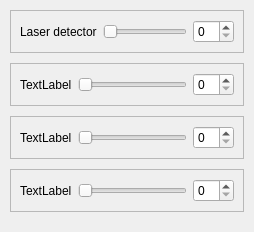
            <widget class="QWidget" name="general_setting">
             <layout class="QVBoxLayout" name="verticalLayout_35">
              <property name="spacing">
               <number>10</number>
              </property>
              <property name="leftMargin">
               <number>10</number>
              </property>
              <property name="topMargin">
               <number>10</number>
              </property>
              <property name="rightMargin">
               <number>10</number>
              </property>
              <property name="bottomMargin">
               <number>10</number>
              </property>
              <item>
               <widget class="QFrame" name="frame_4">
                <property name="frameShape">
                 <enum>QFrame::StyledPanel</enum>
                </property>
                <property name="frameShadow">
                 <enum>QFrame::Raised</enum>
                </property>
                <layout class="QHBoxLayout" name="horizontalLayout_15">
                 <item>
                  <widget class="QLabel" name="label_11">
                   <property name="text">
                    <string>Laser detector</string>
                   </property>
                  </widget>
                 </item>
                 <item>
                  <widget class="QSlider" name="horizontalSlider">
                   <property name="orientation">
                    <enum>Qt::Horizontal</enum>
                   </property>
                  </widget>
                 </item>
                 <item>
                  <widget class="QSpinBox" name="spinBox"/>
                 </item>
                </layout>
               </widget>
              </item>
              <item>
               <widget class="QFrame" name="frame_17">
                <property name="frameShape">
                 <enum>QFrame::StyledPanel</enum>
                </property>
                <property name="frameShadow">
                 <enum>QFrame::Raised</enum>
                </property>
                <layout class="QHBoxLayout" name="horizontalLayout_16">
                 <item>
                  <widget class="QLabel" name="label_12">
                   <property name="text">
                    <string>TextLabel</string>
                   </property>
                  </widget>
                 </item>
                 <item>
                  <widget class="QSlider" name="horizontalSlider_3">
                   <property name="orientation">
                    <enum>Qt::Horizontal</enum>
                   </property>
                  </widget>
                 </item>
                 <item>
                  <widget class="QSpinBox" name="spinBox_2"/>
                 </item>
                </layout>
               </widget>
              </item>
              <item>
               <widget class="QFrame" name="frame_18">
                <property name="frameShape">
                 <enum>QFrame::StyledPanel</enum>
                </property>
                <property name="frameShadow">
                 <enum>QFrame::Raised</enum>
                </property>
                <layout class="QHBoxLayout" name="horizontalLayout_17">
                 <item>
                  <widget class="QLabel" name="label_13">
                   <property name="text">
                    <string>TextLabel</string>
                   </property>
                  </widget>
                 </item>
                 <item>
                  <widget class="QSlider" name="horizontalSlider_4">
                   <property name="orientation">
                    <enum>Qt::Horizontal</enum>
                   </property>
                  </widget>
                 </item>
                 <item>
                  <widget class="QSpinBox" name="spinBox_3"/>
                 </item>
                </layout>
               </widget>
              </item>
              <item>
               <widget class="QFrame" name="frame_19">
                <property name="frameShape">
                 <enum>QFrame::StyledPanel</enum>
                </property>
                <property name="frameShadow">
                 <enum>QFrame::Raised</enum>
                </property>
                <layout class="QHBoxLayout" name="horizontalLayout_18">
                 <item>
                  <widget class="QLabel" name="label_14">
                   <property name="text">
                    <string>TextLabel</string>
                   </property>
                  </widget>
                 </item>
                 <item>
                  <widget class="QSlider" name="horizontalSlider_5">
                   <property name="orientation">
                    <enum>Qt::Horizontal</enum>
                   </property>
                  </widget>
                 </item>
                 <item>
                  <widget class="QSpinBox" name="spinBox_4"/>
                 </item>
                </layout>
               </widget>
              </item>
              <item>
               <widget class="QFrame" name="frame_3">
                <property name="maximumSize">
                 <size>
                  <width>16777215</width>
                  <height>250</height>
                 </size>
                </property>
                <property name="frameShape">
                 <enum>QFrame::NoFrame</enum>
                </property>
                <property name="frameShadow">
                 <enum>QFrame::Raised</enum>
                </property>
                <layout class="QHBoxLayout" name="horizontalLayout_10">
                 <property name="spacing">
                  <number>10</number>
                 </property>
                 <property name="leftMargin">
                  <number>0</number>
                 </property>
                 <property name="topMargin">
                  <number>0</number>
                 </property>
                 <property name="rightMargin">
                  <number>0</number>
                 </property>
                 <property name="bottomMargin">
                  <number>0</number>
                 </property>
                </layout>
               </widget>
              </item>
             </layout>
            </widget>
